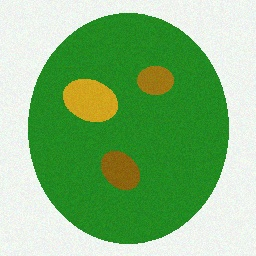
#> input picture backend/data/raw/sample_leaf.jpg, 256 x 256 px
$ python segmentation.py data/raw/sample_leaf.jpg
#> lines starting #> are read from the running program, lines starting #| are printed output that depends on the picture; after the words box and inside, x2 and y2 are one past the last pixel; in counts of white or black regions, pixels touching at a corner belong together
from __future__ import annotations

import cv2
import numpy as np
import yaml
from pathlib import Path


def load_config(config_path: str = "config.yaml") -> dict:
    with open(config_path, "r") as f:
        return yaml.safe_load(f)


def segment_kmeans_hsv(image: np.ndarray,
                       k: int = 3,
                       max_iter: int = 100,
                       attempts: int = 5) -> dict:
    img_hsv = cv2.cvtColor(image, cv2.COLOR_BGR2HSV)

    h, w    = img_hsv.shape[:2]
    pixels  = img_hsv.reshape(-1, 3).astype(np.float32)

    criteria = (
        cv2.TERM_CRITERIA_EPS + cv2.TERM_CRITERIA_MAX_ITER,
        max_iter,
        0.2
    )

    _, labels, centers = cv2.kmeans(
        pixels,
        k,
        None,
        criteria,
        attempts,
        cv2.KMEANS_PP_CENTERS
    )

    labels  = labels.flatten().reshape(h, w)
    centers = centers.astype(np.uint8)

    segmented_hsv = centers[labels]
    segmented_img = cv2.cvtColor(segmented_hsv, cv2.COLOR_HSV2BGR)

    cluster_masks = [
        (labels == i).astype(np.uint8) * 255
        for i in range(k)
    ]

    return {
        "labels":        labels,
        "centers":       centers,
        "segmented_img": segmented_img,
        "cluster_masks": cluster_masks,
    }


def identify_disease_cluster(centers: np.ndarray) -> int:
    disease_hue_center = 25.0
    scores = []

    for center in centers:
        hue, sat, val = float(center[0]), float(center[1]), float(center[2])
        hue_distance = abs(hue - disease_hue_center)
        score = sat - hue_distance * 2
        scores.append(score)

    return int(np.argmax(scores))


def has_distinct_healthy_cluster(centers: np.ndarray,
                                  disease_idx: int,
                                  healthy_hue_min: int = 36,
                                  healthy_hue_max: int = 95,
                                  min_sat: int = 40) -> bool:
    for i, center in enumerate(centers):
        if i == disease_idx:
            continue
        hue, sat = float(center[0]), float(center[1])
        if healthy_hue_min <= hue <= healthy_hue_max and sat >= min_sat:
            return True
    return False


def compute_cluster_metrics(labels: np.ndarray,
                             centers: np.ndarray,
                             disease_cluster_idx: int) -> dict:
    h, w         = labels.shape
    total_pixels = h * w

    metrics = {
        "total_pixels": total_pixels,
        "clusters": [],
        "disease_cluster_idx": disease_cluster_idx,
        "disease_ratio": 0.0,
    }

    for i, center in enumerate(centers):
        count = int(np.sum(labels == i))
        ratio = round(count / total_pixels * 100, 2)
        metrics["clusters"].append({
            "id": i,
            "pixel_count": count,
            "percentage": ratio,
            "hsv_center": center.tolist(),
            "is_disease": i == disease_cluster_idx,
        })
        if i == disease_cluster_idx:
            metrics["disease_ratio"] = ratio

    return metrics


def segment_by_threshold(image: np.ndarray, config: dict) -> dict:
    cfg = config["segmentation"]
    img_hsv = cv2.cvtColor(image, cv2.COLOR_BGR2HSV)

    lower = np.array([cfg["disease_hue_min"],
                      cfg["disease_sat_min"],
                      cfg["disease_val_min"]], dtype=np.uint8)
    upper = np.array([cfg["disease_hue_max"], 255, 255], dtype=np.uint8)

    mask    = cv2.inRange(img_hsv, lower, upper)
    overlay = image.copy()
    overlay[mask > 0] = [0, 0, 220]

    total   = image.shape[0] * image.shape[1]
    disease = int(np.sum(mask > 0))

    return {
        "mask": mask,
        "overlay": overlay,
        "disease_ratio": round(disease / total * 100, 2),
    }


def plot_segmentation_results(original: np.ndarray,
                               seg_result: dict,
                               metrics: dict,
                               save_path: str = None) -> plt.Figure:
    import matplotlib.pyplot as plt

    disease_idx  = metrics["disease_cluster_idx"]
    disease_mask = seg_result["cluster_masks"][disease_idx]

    fig, axes = plt.subplots(1, 3, figsize=(15, 5))

    axes[0].imshow(cv2.cvtColor(original, cv2.COLOR_BGR2RGB))
    axes[0].set_title("Imagen original")
    axes[0].axis("off")

    seg_rgb = cv2.cvtColor(seg_result["segmented_img"], cv2.COLOR_BGR2RGB)
    axes[1].imshow(seg_rgb)
    axes[1].set_title(f"K-means segmentado (k={len(seg_result['centers'])})")
    axes[1].axis("off")

    axes[2].imshow(disease_mask, cmap="Reds")
    axes[2].set_title(
        f"Zona enferma — cluster {disease_idx}\n"
        f"Área: {metrics['disease_ratio']:.1f}%"
    )
    axes[2].axis("off")

    plt.suptitle("Segmentación K-means sin supervisión (espacio HSV)", fontsize=12)
    plt.tight_layout()

    if save_path:
        Path(save_path).parent.mkdir(parents=True, exist_ok=True)
        plt.savefig(save_path, dpi=150, bbox_inches="tight")
        print(f"[segmentation] Resultado guardado en {save_path}")
    return fig


def plot_cluster_distribution(metrics: dict,
                               save_path: str = None) -> plt.Figure:
    import matplotlib.pyplot as plt

    clusters    = metrics["clusters"]
    labels_bar  = [f"Cluster {c['id']}" for c in clusters]
    percentages = [c["percentage"] for c in clusters]
    colors_bar  = [
        "#e74c3c" if c["is_disease"] else "#27ae60"
        for c in clusters
    ]

    fig, ax = plt.subplots(figsize=(7, 4))
    bars = ax.bar(labels_bar, percentages, color=colors_bar, edgecolor="none")
    ax.set_ylabel("% de píxeles")
    ax.set_title("Distribución de píxeles por cluster")
    ax.set_ylim(0, 100)

    for bar, pct in zip(bars, percentages):
        ax.text(bar.get_x() + bar.get_width() / 2,
                bar.get_height() + 1.5,
                f"{pct:.1f}%",
                ha="center", fontsize=10)

    ax.legend(
        handles=[
            plt.Rectangle((0, 0), 1, 1, color="#e74c3c", label="Enfermedad"),
            plt.Rectangle((0, 0), 1, 1, color="#27ae60", label="Sano/fondo"),
        ],
        loc="upper right"
    )
    plt.tight_layout()

    if save_path:
        Path(save_path).parent.mkdir(parents=True, exist_ok=True)
        plt.savefig(save_path, dpi=150, bbox_inches="tight")
        print(f"[segmentation] Distribución guardada en {save_path}")
    return fig


def run_segmentation(image: np.ndarray, config: dict) -> dict:
    cfg = config["segmentation"]

    seg = segment_kmeans_hsv(
        image,
        k=cfg["kmeans_k"],
        max_iter=cfg["kmeans_max_iter"],
        attempts=cfg["kmeans_attempts"]
    )

    disease_idx = identify_disease_cluster(seg["centers"])
    metrics     = compute_cluster_metrics(seg["labels"],
                                          seg["centers"],
                                          disease_idx)
    metrics["has_healthy_reference"] = has_distinct_healthy_cluster(
        seg["centers"], disease_idx
    )

    return {**seg, "metrics": metrics}


if __name__ == "__main__":
    import sys
    import matplotlib.pyplot as plt

    if len(sys.argv) < 2:
        print("Uso: python segmentation.py <ruta_imagen>")
        sys.exit(1)

    config = load_config()
    img = cv2.imread(sys.argv[1])
#> img is the input picture: shape (256, 256, 3); mean B, G, R 124.4, 185.3, 133.5
    img = cv2.resize(img, tuple(config["preprocessing"]["image_size"]))

    result = run_segmentation(img, config)
#> in segment_kmeans_hsv, `img_hsv = cv2.cvtColor(image, cv2.COLOR_BGR2HSV)`: img_hsv: shape (256, 256, 3); mean H, S, V 57.5, 113, 187.5
#> in segment_kmeans_hsv, `_, labels, centers = cv2.kmeans( pixels, k, None, criteria, attempts, ..`: centers = [[59.56, 195.1, 137.8], [59.53, 7.31, 244.8], [22.17, 220.7, 177.9]]
#> in segment_kmeans_hsv, `labels  = labels.flatten().reshape(h, w)`:
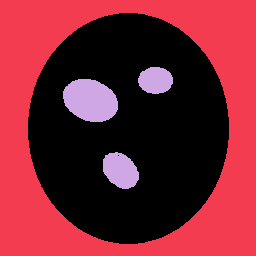
#> labels: shape (256, 256) int32; 3 distinct labels, from 0 to 2; one colour per label, 0 black
#> in segment_kmeans_hsv, `centers = centers.astype(np.uint8)`: centers = [[59, 195, 137], [59, 7, 244], [22, 220, 177]]
#> in segment_kmeans_hsv, `segmented_hsv = centers[labels]`:
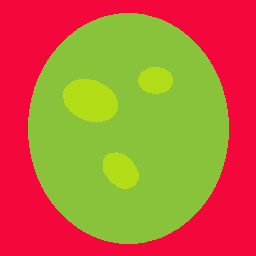
#> segmented_hsv: shape (256, 256, 3); mean of channels 0, 1, 2 57, 112.8, 186.7; drawn as B, G, R
#> in segment_kmeans_hsv, `segmented_img = cv2.cvtColor(segmented_hsv, cv2.COLOR_HSV2BGR)`:
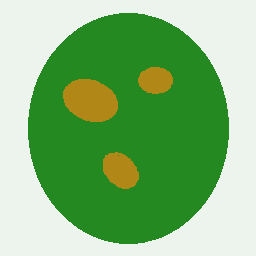
#> segmented_img: shape (256, 256, 3); mean B, G, R 122.7, 184.5, 132.5
#> in segment_kmeans_hsv, `cluster_masks = [ (labels == i).astype(np.uint8) * 255 for i in range(..`: cluster_masks = 3 items
#> in run_segmentation, `seg = segment_kmeans_hsv( image, k=cfg["kmeans_k"], max_iter=cfg["kmea..`: seg = 4 items
#> the loop in identify_disease_cluster, `for center in centers:` made 3 passes
#> (hue, sat, val, hue_distance, score) on passes 1 to 3: (59, 195, 137, 34, 127), (59, 7, 244, 34, -61), (22, 220, 177, 3, 214)
#> after the loop in identify_disease_cluster, `for center in centers:`: scores = [127, -61, 214]
#> in run_segmentation, `disease_idx = identify_disease_cluster(seg["centers"])`: disease_idx = 2
#> in compute_cluster_metrics, `metrics = { "total_pixels": total_pixels, "clusters": [], "disease_clu..`: metrics = {'total_pixels': 65536, 'clusters': [], 'disease_cluster_idx': 2, 'disease_ratio': 0}
#> the loop in compute_cluster_metrics, `for i, center in enumerate(centers):` made 3 passes
#> (center, count, ratio) on passes 1 to 3: ([59, 195, 137], 32860, 50.14), ([59, 7, 244], 29127, 44.44), ([22, 220, 177], 3549, 5.42)
#> after the loop in compute_cluster_metrics, `for i, center in enumerate(centers):`: metrics = 4 items
#> the loop in has_distinct_healthy_cluster, `for i, center in enumerate(centers):` made 1 pass
#> (center, hue, sat) on pass 1: ([59, 195, 137], 59, 195)
#> result = 5 items
    metrics = result["metrics"]
#> metrics = 5 items

    print(f"\nSegmentación K-means (k={config['segmentation']['kmeans_k']})")
    print(f"Cluster de enfermedad: {metrics['disease_cluster_idx']}")
#| Cluster de enfermedad: 2
    print(f"Área enferma estimada: {metrics['disease_ratio']:.2f}%")
#| Área enferma estimada: 5.42%
    print("\nDetalle por cluster:")
    for c in metrics["clusters"]:
        tag = " ← ENFERMEDAD" if c["is_disease"] else ""
        print(f"  Cluster {c['id']}: {c['percentage']:.1f}% | "
              f"HSV centro: {c['hsv_center']}{tag}")
#> this loop made 3 passes
#> tag on passes 1 to 3: '', '', ' ← ENFERMEDAD'
#|   Cluster 0: 50.1% | HSV centro: [59, 195, 137]
#|   Cluster 1: 44.4% | HSV centro: [59, 7, 244]
#|   Cluster 2: 5.4% | HSV centro: [22, 220, 177] ← ENFERMEDAD

    plot_segmentation_results(img, result, metrics,
                               save_path="outputs/segmented/kmeans_result.png")
#> in plot_segmentation_results, `disease_idx  = metrics["disease_cluster_idx"]`: disease_idx = 2
#> in plot_segmentation_results, `disease_mask = seg_result["cluster_masks"][disease_idx]`:
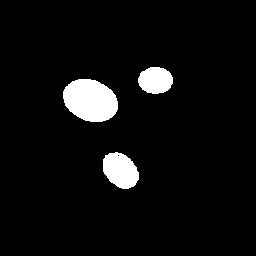
#> disease_mask: shape (256, 256); 5.4% white; 3 white regions, box (x1, y1, x2, y2) and area: (63, 79, 118, 122) 1826, (103, 152, 139, 189) 980, (138, 67, 173, 94) 743
#> in plot_segmentation_results, `plt.savefig(save_path, dpi=150, bbox_inches="tight")`:
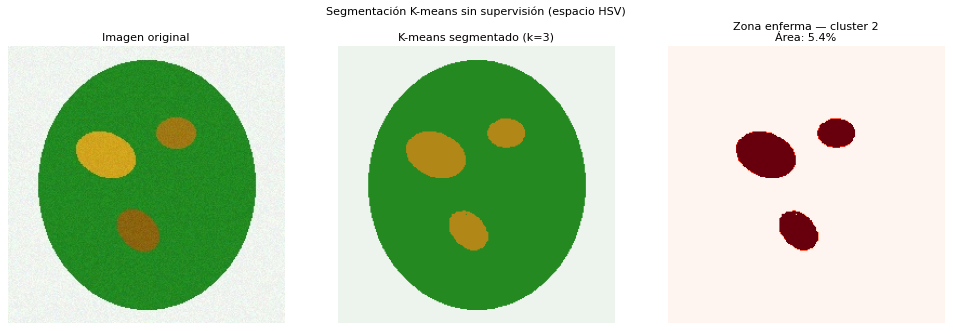
#> figure drawn by matplotlib, 3 panels
    plot_cluster_distribution(metrics,
                               save_path="outputs/metrics/cluster_dist.png")
#> in plot_cluster_distribution, `clusters    = metrics["clusters"]`: clusters = 3 items
#> in plot_cluster_distribution, `labels_bar  = [f"Cluster {c['id']}" for c in clusters]`: labels_bar = ['Cluster 0', 'Cluster 1', 'Cluster 2']
#> in plot_cluster_distribution, `percentages = [c["percentage"] for c in clusters]`: percentages = [50.14, 44.44, 5.42]
#> in plot_cluster_distribution, `colors_bar  = [ "#e74c3c" if c["is_disease"] else "#27ae60" for c in c..`: colors_bar = ['#27ae60', '#27ae60', '#e74c3c']
#> the loop in plot_cluster_distribution, `for bar, pct in zip(bars, percentages):` made 3 passes
#> pct on passes 1 to 3: 50.14, 44.44, 5.42
#> in plot_cluster_distribution, `plt.savefig(save_path, dpi=150, bbox_inches="tight")`:
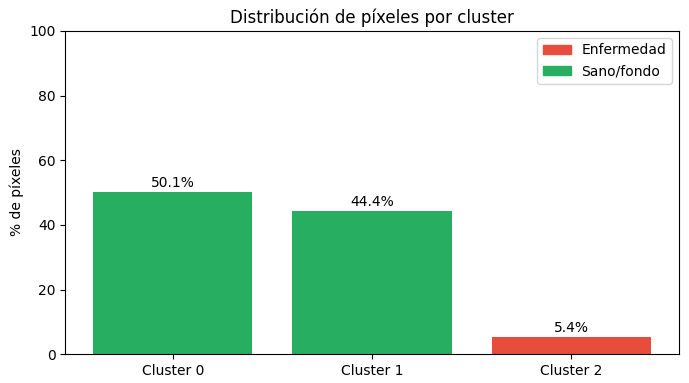
#> figure drawn by matplotlib, 1 panel; tallest bar 50.14 high, from x = -0.4 to 0.4
    plt.show()
